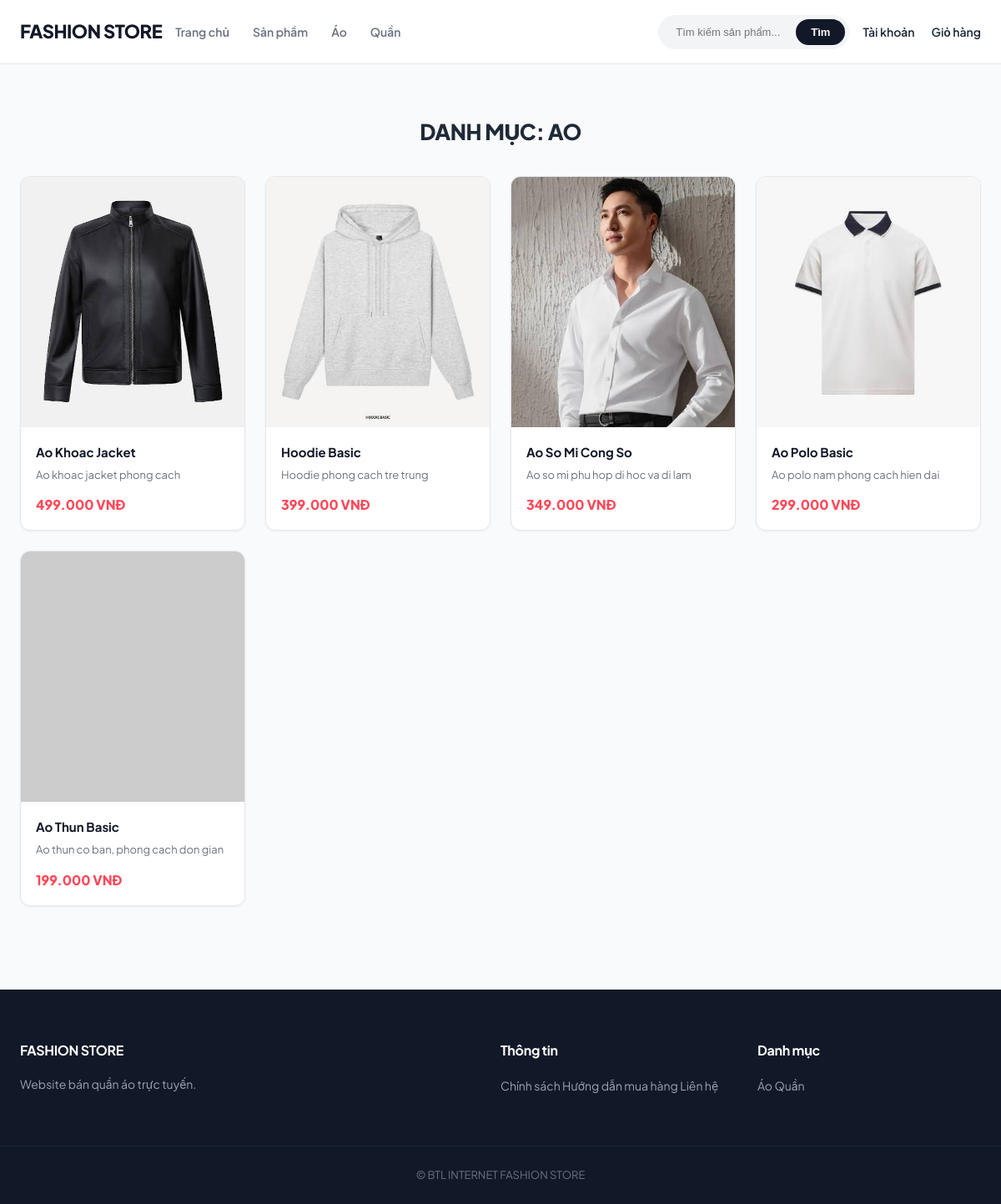
Page /products/index.php?category=1 on the committed database.
### tables this page shows
CREATE TABLE danh_muc (
    id_danh_muc INT AUTO_INCREMENT PRIMARY KEY,
    ten_danh_muc VARCHAR(100) NOT NULL,
    mo_ta TEXT,
    trang_thai TINYINT DEFAULT 1
);

CREATE TABLE san_pham (
    id_san_pham INT AUTO_INCREMENT PRIMARY KEY,
    id_danh_muc INT NOT NULL,
    ten_san_pham VARCHAR(150) NOT NULL,
    mo_ta TEXT,
    gia_co_ban DECIMAL(12,2) NOT NULL,
    hinh_anh VARCHAR(255),
    trang_thai TINYINT DEFAULT 1,
    ngay_tao DATETIME DEFAULT CURRENT_TIMESTAMP,
    ngay_cap_nhat DATETIME DEFAULT CURRENT_TIMESTAMP
        ON UPDATE CURRENT_TIMESTAMP,

    FOREIGN KEY (id_danh_muc)
        REFERENCES danh_muc(id_danh_muc)
);

### config.php (called while the page is built, shortened)
<?php
$base_url = '/fashion_store';
?>

### products/index.php (the view, shortened to what this page needs)
<?php
require_once "../config.php";
$where = ["sp.trang_thai = 1"];
$params = [];
if (isset($_GET['category']) && !empty($_GET['category'])) {
    $where[] = "sp.id_danh_muc = ?";
    $params[] = (int)$_GET['category'];
}
$sql = "SELECT sp.*, dm.ten_danh_muc
        FROM san_pham sp
        JOIN danh_muc dm ON sp.id_danh_muc = dm.id_danh_muc
        WHERE " . implode(" AND ", $where) . "
        ORDER BY sp.id_san_pham DESC";
$stmt = $conn->prepare($sql);
$stmt->execute($params);
$products = $stmt->fetchAll(PDO::FETCH_ASSOC);
require_once "../header.php";
?>
<div class="container section">
    <h2 class="section-title">
        <?php
            if (isset($_GET['search']) && !empty($_GET['search'])) {
                echo "KẾT QUẢ TÌM KIẾM: '" . htmlspecialchars($_GET['search']) . "'";
            } elseif (isset($_GET['category']) && !empty($_GET['category']) && !empty($products)) {
                echo "DANH MỤC: " . mb_strtoupper(htmlspecialchars($products[0]['ten_danh_muc']));
            } else {
                echo "TẤT CẢ SẢN PHẨM";
            }
        ?>
    </h2>
    <div class="products">
        <?php if (!empty($products)): ?>
            <?php foreach ($products as $product): ?>
                <a href="<?= $base_url ?>/products/detail.php?id=<?= $product['id_san_pham'] ?>"
                   class="product-card"
                   style="display: flex; flex-direction: column;">
                    <div class="product-image">
                        <?php if (!empty($product['hinh_anh'])): ?>
                            <img src="<?= $base_url ?>/images/products/<?= htmlspecialchars($product['hinh_anh']) ?>"
                                 alt="<?= htmlspecialchars($product['ten_san_pham']) ?>"
                                 onerror="this.src='https://via.placeholder.com/300x300?text=No+Image'">
                        <?php else: ?>
                            Fashion Store
                        <?php endif; ?>
                    </div>
                    <div class="product-info">
                        <h3 class="product-name"><?= htmlspecialchars($product['ten_san_pham']) ?></h3>
                        <p class="product-description"><?= htmlspecialchars($product['mo_ta']) ?></p>
                        <p class="product-price"><?= number_format($product['gia_co_ban'], 0, ',', '.') ?> VNĐ</p>
                    </div>
                </a>
            <?php endforeach; ?>
        <?php else: ?>
            <p style="grid-column: 1/-1; text-align: center; color: #6b7280; padding: 40px 0;">
                Không tìm thấy sản phẩm nào phù hợp.
            </p>
        <?php endif; ?>
    </div>
</div>
<?php
require_once "../footer.php";
?>

### css/style.css (style rules this page uses)
:root { --primary-color: #111827; --accent-color: #ff4757; --bg-light: #f9fafb; --bg-white: #ffffff; --text-main: #1f2937; --text-muted: #6b7280; --border-color: #e5e7eb; --radius-sm: 8px; --radius-md: 12px; --radius-lg: 16px; --shadow-sm: 0 1px 3px rgba(0, 0, 0, 0.05); --shadow-md: 0 4px 20px -2px rgba(0, 0, 0, 0.08); --transition: all 0.3s cubic-bezier(0.4, 0, 0.2, 1); }
* { margin: 0; padding: 0; box-sizing: border-box; }
body { font-family: "Plus Jakarta Sans", -apple-system, BlinkMacSystemFont, sans-serif; background-color: var(--bg-light); color: var(--text-main); line-height: 1.6; }
a { text-decoration: none; color: inherit; transition: var(--transition); }
img { max-width: 100%; display: block; }
.container { max-width: 1200px; margin: auto; padding: 0 24px; }
.section { margin: 60px 0; }
.section-title { text-align: center; font-size: 26px; font-weight: 800; margin-bottom: 32px; letter-spacing: -0.5px; }
.products { display: grid; grid-template-columns: repeat(4, 1fr); gap: 24px; }
.product-card { background-color: var(--bg-white); border: 1px solid var(--border-color); border-radius: var(--radius-md); overflow: hidden; display: flex; flex-direction: column; box-shadow: var(--shadow-sm); }
.product-image { height: 300px; background-color: #f3f4f6; overflow: hidden; position: relative; }
.product-image img { width: 100%; height: 100%; object-fit: cover; transition: transform 0.5s ease; }
.product-info { padding: 18px; display: flex; flex-direction: column; flex-grow: 1; }
.product-name { font-size: 15px; font-weight: 700; margin-bottom: 6px; color: var(--primary-color); }
.product-description { color: var(--text-muted); font-size: 13px; line-height: 1.4; margin-bottom: 14px; display: -webkit-box; line-clamp: 2; -webkit-box-orient: vertical; overflow: hidden; }
.product-price { font-size: 16px; font-weight: 800; color: var(--accent-color); margin-top: auto; }

### rows in the picture
danh_muc: ten_danh_muc "AO"
san_pham: hinh_anh (picture), ten_san_pham "Ao Khoac Jacket", mo_ta "Ao khoac jacket phong cach", gia_co_ban "499.000"
san_pham: hinh_anh (picture), ten_san_pham "Hoodie Basic", mo_ta "Hoodie phong cach tre trung", gia_co_ban "399.000"
san_pham: hinh_anh (picture), ten_san_pham "Ao So Mi Cong So", mo_ta "Ao so mi phu hop di hoc va di lam", gia_co_ban "349.000"
san_pham: hinh_anh (picture), ten_san_pham "Ao Polo Basic", mo_ta "Ao polo nam phong cach hien dai", gia_co_ban "299.000"
san_pham: ten_san_pham "Ao Thun Basic", mo_ta "Ao thun co ban, phong cach don gian", gia_co_ban "199.000"
